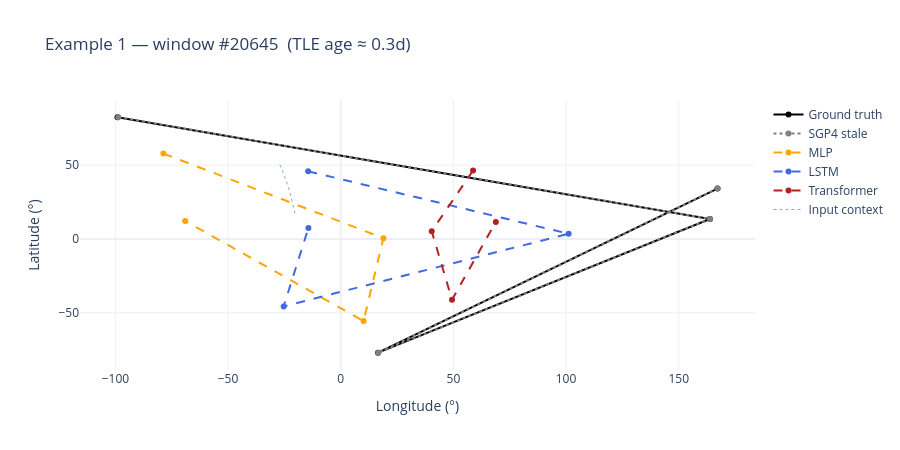
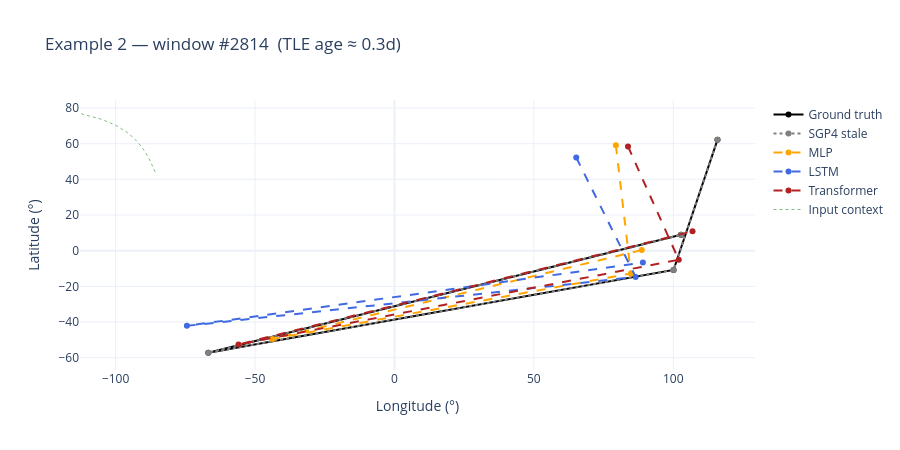
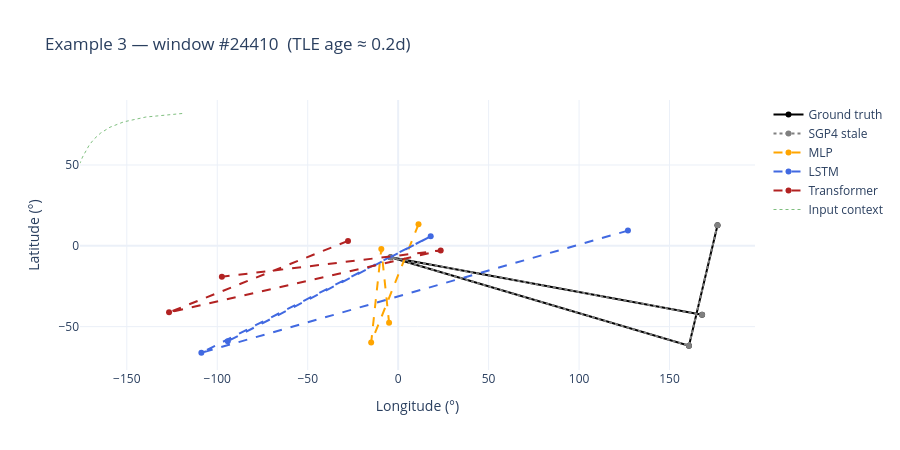

Write notebook code for charts like these, in order.
### Markdown cell above
## 5 — Example Prediction Trajectories

Visualise 3 random test windows: ground truth vs SGP4 stale vs MLP vs LSTM vs Transformer on a lat/lon map. Windows are sampled from rows where the stale baseline is available.

### Code cell
N_EXAMPLES = 3
# Pick random windows where the stale baseline is available
rng = np.random.default_rng(42)
valid_indices = np.where(stale_mask)[0]
example_idxs  = rng.choice(valid_indices, size=min(N_EXAMPLES, len(valid_indices)), replace=False)

for i, idx in enumerate(example_idxs):
    fig = go.Figure()

    # Ground truth
    gt = y_test[idx]          # (H, 3)
    fig.add_trace(go.Scatter(x=gt[:, 1], y=gt[:, 0], mode='lines+markers',
                             name='Ground truth', line=dict(color='black', width=2)))

    # SGP4 stale
    sg = y_sgp4_stale[idx]    # (H, 3)
    fig.add_trace(go.Scatter(x=sg[:, 1], y=sg[:, 0], mode='lines+markers',
                             name='SGP4 stale', line=dict(color='grey', dash='dot')))

    # MLP
    mp = mlp_pred[idx]
    fig.add_trace(go.Scatter(x=mp[:, 1], y=mp[:, 0], mode='lines+markers',
                             name='MLP', line=dict(color='orange', dash='dash')))

    # LSTM
    lp = lstm_pred[idx]
    fig.add_trace(go.Scatter(x=lp[:, 1], y=lp[:, 0], mode='lines+markers',
                             name='LSTM', line=dict(color='royalblue', dash='dash')))

    # Transformer
    tp = tf_pred[idx]
    fig.add_trace(go.Scatter(x=tp[:, 1], y=tp[:, 0], mode='lines+markers',
                             name='Transformer', line=dict(color='firebrick', dash='dash')))

    # Context — last 10 input timesteps for orientation
    ctx = X_test_unscaled[idx, -10:]
    lat_col = FEATURE_COLS.index('lat_deg')
    lon_col = FEATURE_COLS.index('lon_deg')
    fig.add_trace(go.Scatter(x=ctx[:, lon_col], y=ctx[:, lat_col], mode='lines',
                             name='Input context', line=dict(color='green', width=1, dash='dot'),
                             opacity=0.5))

    age_str = f'{tle_age_last[idx]:.1f}d'
    fig.update_layout(
        title=f'Example {i+1} — window #{idx}  (TLE age ≈ {age_str})',
        xaxis_title='Longitude (°)', yaxis_title='Latitude (°)',
        template='plotly_white', height=450)
    fig.show()

### Figure 1 — Plotly figure (JSON) as saved in the notebook; plotly's stock layout.template omitted (floating-point values rounded to 4 significant figures)
{"data": [{"line": {"color": "black", "width": 2}, "mode": "lines+markers", "name": "Ground truth", "type": "scatter", "x": [-99.06, 163.9, 16.58, 167.2], "y": [82.47, 13.54, -77.02, 34.14]}, {"line": {"color": "grey", "dash": "dot"}, "mode": "lines+markers", "name": "SGP4 stale", "type": "scatter", "x": [-98.69, 163.9, 16.71, 167.2], "y": [82.47, 13.6, -77.06, 34.19]}, {"line": {"color": "orange", "dash": "dash"}, "mode": "lines+markers", "name": "MLP", "type": "scatter", "x": [-78.7, 18.94, 10.14, -69.02], "y": [57.87, 0.5729, -55.57, 12.2]}, {"line": {"color": "royalblue", "dash": "dash"}, "mode": "lines+markers", "name": "LSTM", "type": "scatter", "x": [-14.42, 101.2, -25.31, -14.33], "y": [45.83, 3.564, -45.66, 7.415]}, {"line": {"color": "firebrick", "dash": "dash"}, "mode": "lines+markers", "name": "Transformer", "type": "scatter", "x": [58.75, 40.39, 49.4, 68.84], "y": [46.43, 5.281, -41.12, 11.6]}, {"line": {"color": "green", "dash": "dot", "width": 1}, "mode": "lines", "name": "Input context", "opacity": 0.5, "type": "scatter", "x": [-20.3, -20.84, -21.4, -22.01, -22.65, -23.35, -24.12, -24.98, -25.95, -27.06], "y": [17.35, 21.03, 24.71, 28.39, 32.08, 35.76, 39.45, 43.13, 46.81, 50.48]}], "layout": {"height": 450, "title": {"text": "Example 1 — window #20645  (TLE age ≈ 0.3d)"}, "xaxis": {"title": {"text": "Longitude (°)"}}, "yaxis": {"title": {"text": "Latitude (°)"}}}}

### Figure 2 — Plotly figure (JSON) as saved in the notebook; plotly's stock layout.template omitted (floating-point values rounded to 4 significant figures)
{"data": [{"line": {"color": "black", "width": 2}, "mode": "lines+markers", "name": "Ground truth", "type": "scatter", "x": [115.8, 100.1, -66.76, 102.8], "y": [62.17, -10.8, -57.19, 8.901]}, {"line": {"color": "grey", "dash": "dot"}, "mode": "lines+markers", "name": "SGP4 stale", "type": "scatter", "x": [115.9, 100.1, -66.75, 102.8], "y": [62.19, -10.78, -57.21, 8.919]}, {"line": {"color": "orange", "dash": "dash"}, "mode": "lines+markers", "name": "MLP", "type": "scatter", "x": [79.4, 84.8, -43.73, 88.69], "y": [59.12, -12.77, -49.48, 0.3552]}, {"line": {"color": "royalblue", "dash": "dash"}, "mode": "lines+markers", "name": "LSTM", "type": "scatter", "x": [65.2, 86.52, -74.43, 89.09], "y": [52.25, -14.71, -42.12, -6.661]}, {"line": {"color": "firebrick", "dash": "dash"}, "mode": "lines+markers", "name": "Transformer", "type": "scatter", "x": [83.76, 102.0, -55.93, 106.9], "y": [58.46, -5.09, -52.56, 10.86]}, {"line": {"color": "green", "dash": "dot", "width": 1}, "mode": "lines", "name": "Input context", "opacity": 0.5, "type": "scatter", "x": [-85.8, -86.84, -88.05, -89.48, -91.2, -93.35, -96.1, -99.79, -105.0, -112.8], "y": [44.17, 47.98, 51.77, 55.54, 59.28, 62.98, 66.63, 70.21, 73.67, 76.93]}], "layout": {"height": 450, "title": {"text": "Example 2 — window #2814  (TLE age ≈ 0.3d)"}, "xaxis": {"title": {"text": "Longitude (°)"}}, "yaxis": {"title": {"text": "Latitude (°)"}}}}

### Figure 3 — Plotly figure (JSON) as saved in the notebook; plotly's stock layout.template omitted (floating-point values rounded to 4 significant figures)
{"data": [{"line": {"color": "black", "width": 2}, "mode": "lines+markers", "name": "Ground truth", "type": "scatter", "x": [176.5, 160.7, -4.2, 168.0], "y": [12.74, -61.83, -7.131, -42.66]}, {"line": {"color": "grey", "dash": "dot"}, "mode": "lines+markers", "name": "SGP4 stale", "type": "scatter", "x": [176.5, 160.7, -4.198, 168.0], "y": [12.74, -61.83, -7.138, -42.65]}, {"line": {"color": "orange", "dash": "dash"}, "mode": "lines+markers", "name": "MLP", "type": "scatter", "x": [11.25, -14.92, -9.309, -5.017], "y": [13.28, -59.89, -2.002, -47.6]}, {"line": {"color": "royalblue", "dash": "dash"}, "mode": "lines+markers", "name": "LSTM", "type": "scatter", "x": [127.0, -108.8, 17.99, -94.19], "y": [9.4, -66.17, 5.844, -59.04]}, {"line": {"color": "firebrick", "dash": "dash"}, "mode": "lines+markers", "name": "Transformer", "type": "scatter", "x": [-27.72, -126.6, 23.52, -97.45], "y": [3.035, -41.18, -2.856, -19.15]}, {"line": {"color": "green", "dash": "dot", "width": 1}, "mode": "lines", "name": "Input context", "opacity": 0.5, "type": "scatter", "x": [-119.4, -139.5, -151.7, -159.3, -164.4, -168.0, -170.7, -172.8, -174.5, -175.9], "y": [81.86, 79.66, 76.68, 73.33, 69.79, 66.15, 62.44, 58.68, 54.9, 51.1]}], "layout": {"height": 450, "title": {"text": "Example 3 — window #24410  (TLE age ≈ 0.2d)"}, "xaxis": {"title": {"text": "Longitude (°)"}}, "yaxis": {"title": {"text": "Latitude (°)"}}}}
